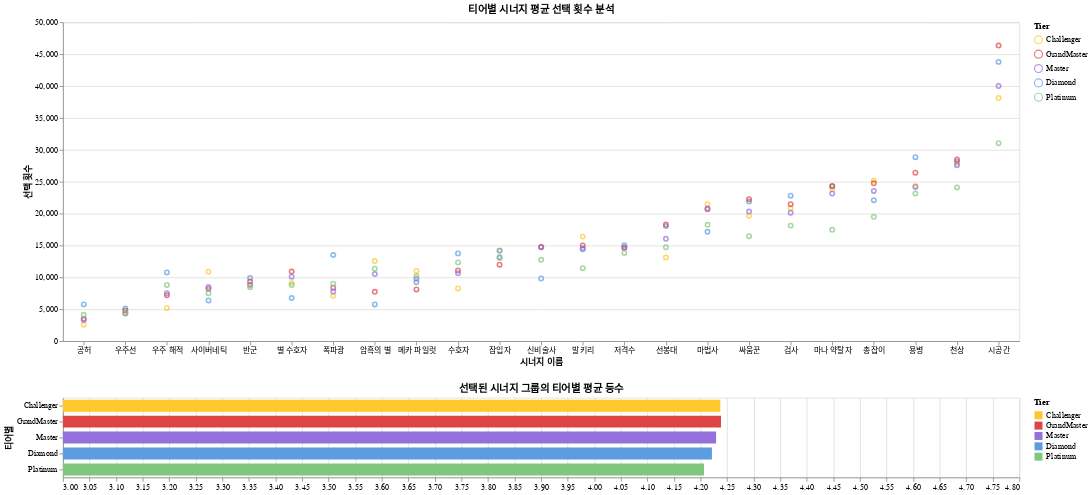

The notebook cell saved with this chart:
### Code cell
import pandas as pd
import numpy as np
import altair as alt 

# 데이터 준비
# 티어 순서 정의 (domain)
tier_domain_order = ['Challenger', 'GrandMaster', 'Master', 'Diamond', 'Platinum']

# 최종 선명한 톤 색상 스케일
tier_colors_scale = alt.Scale(
    domain=tier_domain_order,
    range=['#FFC72C', '#DD4444', '#9370DB', '#5B9DDE', '#7FC77F'] 
)

# 상단: 티어별 시너지 평균 선택 횟수 분석 (스캐터 플롯)

brush = alt.selection_interval() 

points = alt.Chart(synergy_tier_data).mark_point().encode(
    # X축: 'AvgUsageCount' 기준으로 오름차순 정렬 (선택 횟수가 많은 시너지가 오른쪽으로 이동)
    x=alt.X(
        'CombinationName:N', 
        sort=alt.EncodingSortField(field='AvgUsageCount', op='mean', order='ascending'), 
        title='시너지 이름',
        axis=alt.Axis(labelAngle=0)
    ),
    # Y축을 평균 선택 횟수(AvgUsageCount)로 변경
    y=alt.Y(
        'AvgUsageCount:Q', 
        title='선택 횟수'
    ),
    # 색상: 티어별 구분
    color=alt.condition(
        brush, 
        alt.Color('Tier:N', scale=tier_colors_scale),
        alt.value('lightgray')
    ),
    # 툴팁 설정
    tooltip=[
        alt.Tooltip('CombinationName:N', title='시너지'),
        alt.Tooltip('Tier:N', title='티어'),
        alt.Tooltip('AvgUsageCount:Q', title='선택 횟수'),
        alt.Tooltip('AvgPlacement:Q', title='평균 등수')
    ]
).properties(
    title='티어별 시너지 평균 선택 횟수 분석',
    width=1200,  
    height=400
).add_params(brush) 

# 하단: 선택된 시너지의 티어별 평균 등수 (막대 그래프)

# 막대 두께와 높이 축소 디자인 적용
bars = alt.Chart(synergy_tier_data).mark_bar(size=15).encode(    
    y=alt.Y(
        'Tier:N', 
        title='티어별',
        axis=alt.Axis(title='티어별'),
        scale=alt.Scale(domain=tier_domain_order, paddingInner=0.1) # 티어 순서 고정
    ),
    # X축 - 선택된 시너지들의 평균 등수(AvgPlacement의 평균)
    x=alt.X('mean(AvgPlacement):Q', title=None, scale=alt.Scale(domain=[3.0, 4.8])),
    # 색상: 티어별 색상 유지
    color=alt.Color('Tier:N', scale=tier_colors_scale),
    # 툴팁 설정
    tooltip=[
        alt.Tooltip('Tier:N', title='티어'), 
        alt.Tooltip('mean(AvgPlacement):Q', title='평균 등수')
    ]
).properties(
    title='선택된 시너지 그룹의 티어별 평균 등수',
    width=1200,
    height=100 # 높이 축소 디자인 적용
).transform_filter(brush) 

# 상하단 그래프 결합
dplot_interactive = (points & bars).resolve_scale(color='independent')

# HTML 파일 저장
dplot_interactive.save('TFT스캐터플롯_03.html')

# 그래프 출력 
dplot_interactive

### Figure 1 — Vega-Lite specification as saved in the notebook (floating-point values rounded to 4 significant figures)
{"config": {"view": {"continuousWidth": 300, "continuousHeight": 300}}, "vconcat": [{"mark": {"type": "point"}, "encoding": {"color": {"condition": {"param": "param_4", "field": "Tier", "scale": {"domain": ["Challenger", "GrandMaster", "Master", "Diamond", "Platinum"], "range": ["#FFC72C", "#DD4444", "#9370DB", "#5B9DDE", "#7FC77F"]}, "type": "nominal"}, "value": "lightgray"}, "tooltip": [{"field": "CombinationName", "title": "시너지", "type": "nominal"}, {"field": "Tier", "title": "티어", "type": "nominal"}, {"field": "AvgUsageCount", "title": "선택 횟수", "type": "quantitative"}, {"field": "AvgPlacement", "title": "평균 등수", "type": "quantitative"}], "x": {"axis": {"labelAngle": 0}, "field": "CombinationName", "sort": {"field": "AvgUsageCount", "op": "mean", "order": "ascending"}, "title": "시너지 이름", "type": "nominal"}, "y": {"field": "AvgUsageCount", "title": "선택 횟수", "type": "quantitative"}}, "height": 400, "name": "view_4", "title": "티어별 시너지 평균 선택 횟수 분석", "width": 1200}, {"mark": {"type": "bar", "size": 15}, "encoding": {"color": {"field": "Tier", "scale": {"domain": ["Challenger", "GrandMaster", "Master", "Diamond", "Platinum"], "range": ["#FFC72C", "#DD4444", "#9370DB", "#5B9DDE", "#7FC77F"]}, "type": "nominal"}, "tooltip": [{"field": "Tier", "title": "티어", "type": "nominal"}, {"aggregate": "mean", "field": "AvgPlacement", "title": "평균 등수", "type": "quantitative"}], "x": {"aggregate": "mean", "field": "AvgPlacement", "scale": {"domain": [3.0, 4.8]}, "title": null, "type": "quantitative"}, "y": {"axis": {"title": "티어별"}, "field": "Tier", "scale": {"domain": ["Challenger", "GrandMaster", "Master", "Diamond", "Platinum"], "paddingInner": 0.1}, "title": "티어별", "type": "nominal"}}, "height": 100, "title": "선택된 시너지 그룹의 티어별 평균 등수", "transform": [{"filter": {"param": "param_4"}}], "width": 1200}], "data": {"name": "data-a90420f77e87090199011190d022100e"}, "params": [{"name": "param_4", "select": {"type": "interval"}, "views": ["view_4"]}], "resolve": {"scale": {"color": "independent"}}, "$schema": "https://vega.github.io/schema/vega-lite/v5.8.0.json", "datasets": {"data-a90420f77e87090199011190d022100e": [{"Tier": "Challenger", "CombinationName": "검사", "AvgPlacement": 4.435, "AvgUsageCount": 20854}, {"Tier": "Challenger", "CombinationName": "공허", "AvgPlacement": 4.463, "AvgUsageCount": 2567}, {"Tier": "Challenger", "CombinationName": "마나 약탈자", "AvgPlacement": 4.201, "AvgUsageCount": 23850}, {"Tier": "Challenger", "CombinationName": "마법사", "AvgPlacement": 4.262, "AvgUsageCount": 21470}, {"Tier": "Challenger", "CombinationName": "메카 파일럿", "AvgPlacement": 4.394, "AvgUsageCount": 11007}, {"Tier": "Challenger", "CombinationName": "반군", "AvgPlacement": 3.934, "AvgUsageCount": 8765}, {"Tier": "Challenger", "CombinationName": "발키리", "AvgPlacement": 3.988, "AvgUsageCount": 16390}, {"Tier": "Challenger", "CombinationName": "별 수호자", "AvgPlacement": 4.448, "AvgUsageCount": 9137}, {"Tier": "Challenger", "CombinationName": "사이버네틱", "AvgPlacement": 4.415, "AvgUsageCount": 10863}, {"Tier": "Challenger", "CombinationName": "선봉대", "AvgPlacement": 4.527, "AvgUsageCount": 13109}, {"Tier": "Challenger", "CombinationName": "수호자", "AvgPlacement": 4.248, "AvgUsageCount": 8255}, {"Tier": "Challenger", "CombinationName": "시공간", "AvgPlacement": 4.309, "AvgUsageCount": 38124}, {"Tier": "Challenger", "CombinationName": "신비술사", "AvgPlacement": 3.956, "AvgUsageCount": 14788}, {"Tier": "Challenger", "CombinationName": "싸움꾼", "AvgPlacement": 4.423, "AvgUsageCount": 19644}, {"Tier": "Challenger", "CombinationName": "암흑의 별", "AvgPlacement": 4.287, "AvgUsageCount": 12559}, {"Tier": "Challenger", "CombinationName": "용병", "AvgPlacement": 3.975, "AvgUsageCount": 24324}, {"Tier": "Challenger", "CombinationName": "우주 해적", "AvgPlacement": 4.44, "AvgUsageCount": 5204}, {"Tier": "Challenger", "CombinationName": "우주선", "AvgPlacement": 3.452, "AvgUsageCount": 4426}, {"Tier": "Challenger", "CombinationName": "잠입자", "AvgPlacement": 4.306, "AvgUsageCount": 14206}, {"Tier": "Challenger", "CombinationName": "저격수", "AvgPlacement": 4.408, "AvgUsageCount": 14605}, {"Tier": "Challenger", "CombinationName": "천상", "AvgPlacement": 4.29, "AvgUsageCount": 27821}, {"Tier": "Challenger", "CombinationName": "총잡이", "AvgPlacement": 4.3, "AvgUsageCount": 25184}, {"Tier": "Challenger", "CombinationName": "폭파광", "AvgPlacement": 3.994, "AvgUsageCount": 7098}, {"Tier": "Diamond", "CombinationName": "검사", "AvgPlacement": 4.346, "AvgUsageCount": 22811}, {"Tier": "Diamond", "CombinationName": "공허", "AvgPlacement": 4.191, "AvgUsageCount": 5760}, {"Tier": "Diamond", "CombinationName": "마나 약탈자", "AvgPlacement": 4.15, "AvgUsageCount": 24329}, {"Tier": "Diamond", "CombinationName": "마법사", "AvgPlacement": 4.248, "AvgUsageCount": 17150}, {"Tier": "Diamond", "CombinationName": "메카 파일럿", "AvgPlacement": 4.402, "AvgUsageCount": 9237}, {"Tier": "Diamond", "CombinationName": "반군", "AvgPlacement": 4.11, "AvgUsageCount": 9894}, {"Tier": "Diamond", "CombinationName": "발키리", "AvgPlacement": 3.882, "AvgUsageCount": 14420}, {"Tier": "Diamond", "CombinationName": "별 수호자", "AvgPlacement": 4.471, "AvgUsageCount": 6748}, {"Tier": "Diamond", "CombinationName": "사이버네틱", "AvgPlacement": 4.456, "AvgUsageCount": 6382}, {"Tier": "Diamond", "CombinationName": "선봉대", "AvgPlacement": 4.5, "AvgUsageCount": 18036}, {"Tier": "Diamond", "CombinationName": "수호자", "AvgPlacement": 4.289, "AvgUsageCount": 13759}, {"Tier": "Diamond", "CombinationName": "시공간", "AvgPlacement": 4.204, "AvgUsageCount": 43793}, {"Tier": "Diamond", "CombinationName": "신비술사", "AvgPlacement": 3.975, "AvgUsageCount": 9819}, {"Tier": "Diamond", "CombinationName": "싸움꾼", "AvgPlacement": 4.307, "AvgUsageCount": 21886}, {"Tier": "Diamond", "CombinationName": "암흑의 별", "AvgPlacement": 4.346, "AvgUsageCount": 5757}, {"Tier": "Diamond", "CombinationName": "용병", "AvgPlacement": 3.953, "AvgUsageCount": 28844}, {"Tier": "Diamond", "CombinationName": "우주 해적", "AvgPlacement": 4.559, "AvgUsageCount": 10772}, {"Tier": "Diamond", "CombinationName": "우주선", "AvgPlacement": 3.532, "AvgUsageCount": 5123}, {"Tier": "Diamond", "CombinationName": "잠입자", "AvgPlacement": 4.271, "AvgUsageCount": 14195}, {"Tier": "Diamond", "CombinationName": "저격수", "AvgPlacement": 4.209, "AvgUsageCount": 15042}, {"Tier": "Diamond", "CombinationName": "천상", "AvgPlacement": 4.265, "AvgUsageCount": 28153}, {"Tier": "Diamond", "CombinationName": "총잡이", "AvgPlacement": 4.256, "AvgUsageCount": 22096}, {"Tier": "Diamond", "CombinationName": "폭파광", "AvgPlacement": 4.168, "AvgUsageCount": 13493}, {"Tier": "GrandMaster", "CombinationName": "검사", "AvgPlacement": 4.368, "AvgUsageCount": 21482}, {"Tier": "GrandMaster", "CombinationName": "공허", "AvgPlacement": 4.324, "AvgUsageCount": 3504}, {"Tier": "GrandMaster", "CombinationName": "마나 약탈자", "AvgPlacement": 4.154, "AvgUsageCount": 24275}, {"Tier": "GrandMaster", "CombinationName": "마법사", "AvgPlacement": 4.321, "AvgUsageCount": 20686}, {"Tier": "GrandMaster", "CombinationName": "메카 파일럿", "AvgPlacement": 4.48, "AvgUsageCount": 8102}, {"Tier": "GrandMaster", "CombinationName": "반군", "AvgPlacement": 3.886, "AvgUsageCount": 9369}, {"Tier": "GrandMaster", "CombinationName": "발키리", "AvgPlacement": 4.002, "AvgUsageCount": 15008}, {"Tier": "GrandMaster", "CombinationName": "별 수호자", "AvgPlacement": 4.448, "AvgUsageCount": 10909}, {"Tier": "GrandMaster", "CombinationName": "사이버네틱", "AvgPlacement": 4.455, "AvgUsageCount": 8180}, {"Tier": "GrandMaster", "CombinationName": "선봉대", "AvgPlacement": 4.519, "AvgUsageCount": 18287}, {"Tier": "GrandMaster", "CombinationName": "수호자", "AvgPlacement": 4.246, "AvgUsageCount": 11075}, {"Tier": "GrandMaster", "CombinationName": "시공간", "AvgPlacement": 4.245, "AvgUsageCount": 46355}, {"Tier": "GrandMaster", "CombinationName": "신비술사", "AvgPlacement": 4.039, "AvgUsageCount": 14772}, {"Tier": "GrandMaster", "CombinationName": "싸움꾼", "AvgPlacement": 4.371, "AvgUsageCount": 22262}, {"Tier": "GrandMaster", "CombinationName": "암흑의 별", "AvgPlacement": 4.366, "AvgUsageCount": 7727}, {"Tier": "GrandMaster", "CombinationName": "용병", "AvgPlacement": 3.958, "AvgUsageCount": 26407}, {"Tier": "GrandMaster", "CombinationName": "우주 해적", "AvgPlacement": 4.52, "AvgUsageCount": 7195}, {"Tier": "GrandMaster", "CombinationName": "우주선", "AvgPlacement": 3.401, "AvgUsageCount": 4818}, {"Tier": "GrandMaster", "CombinationName": "잠입자", "AvgPlacement": 4.328, "AvgUsageCount": 11990}, {"Tier": "GrandMaster", "CombinationName": "저격수", "AvgPlacement": 4.353, "AvgUsageCount": 14634}, {"Tier": "GrandMaster", "CombinationName": "천상", "AvgPlacement": 4.295, "AvgUsageCount": 28472}, {"Tier": "GrandMaster", "CombinationName": "총잡이", "AvgPlacement": 4.285, "AvgUsageCount": 24753}, {"Tier": "GrandMaster", "CombinationName": "폭파광", "AvgPlacement": 4.123, "AvgUsageCount": 8383}, {"Tier": "Master", "CombinationName": "검사", "AvgPlacement": 4.446, "AvgUsageCount": 20139}, {"Tier": "Master", "CombinationName": "공허", "AvgPlacement": 4.32, "AvgUsageCount": 3323}, {"Tier": "Master", "CombinationName": "마나 약탈자", "AvgPlacement": 4.188, "AvgUsageCount": 23138}, {"Tier": "Master", "CombinationName": "마법사", "AvgPlacement": 4.282, "AvgUsageCount": 20800}, {"Tier": "Master", "CombinationName": "메카 파일럿", "AvgPlacement": 4.384, "AvgUsageCount": 9785}, {"Tier": "Master", "CombinationName": "반군", "AvgPlacement": 3.952, "AvgUsageCount": 8847}, {"Tier": "Master", "CombinationName": "발키리", "AvgPlacement": 4.002, "AvgUsageCount": 14562}, {"Tier": "Master", "CombinationName": "별 수호자", "AvgPlacement": 4.42, "AvgUsageCount": 10110}, {"Tier": "Master", "CombinationName": "사이버네틱", "AvgPlacement": 4.491, "AvgUsageCount": 8484}, {"Tier": "Master", "CombinationName": "선봉대", "AvgPlacement": 4.525, "AvgUsageCount": 16043}, {"Tier": "Master", "CombinationName": "수호자", "AvgPlacement": 4.266, "AvgUsageCount": 10643}, {"Tier": "Master", "CombinationName": "시공간", "AvgPlacement": 4.227, "AvgUsageCount": 40005}, {"Tier": "Master", "CombinationName": "신비술사", "AvgPlacement": 4.009, "AvgUsageCount": 14714}, {"Tier": "Master", "CombinationName": "싸움꾼", "AvgPlacement": 4.309, "AvgUsageCount": 20316}, {"Tier": "Master", "CombinationName": "암흑의 별", "AvgPlacement": 4.346, "AvgUsageCount": 10512}, {"Tier": "Master", "CombinationName": "용병", "AvgPlacement": 3.933, "AvgUsageCount": 24187}, {"Tier": "Master", "CombinationName": "우주 해적", "AvgPlacement": 4.488, "AvgUsageCount": 7521}, {"Tier": "Master", "CombinationName": "우주선", "AvgPlacement": 3.433, "AvgUsageCount": 4320}, {"Tier": "Master", "CombinationName": "잠입자", "AvgPlacement": 4.331, "AvgUsageCount": 13163}, {"Tier": "Master", "CombinationName": "저격수", "AvgPlacement": 4.357, "AvgUsageCount": 14724}, {"Tier": "Master", "CombinationName": "천상", "AvgPlacement": 4.268, "AvgUsageCount": 27567}, {"Tier": "Master", "CombinationName": "총잡이", "AvgPlacement": 4.232, "AvgUsageCount": 23548}, {"Tier": "Master", "CombinationName": "폭파광", "AvgPlacement": 4.064, "AvgUsageCount": 7769}, {"Tier": "Platinum", "CombinationName": "검사", "AvgPlacement": 4.473, "AvgUsageCount": 18116}, {"Tier": "Platinum", "CombinationName": "공허", "AvgPlacement": 4.05, "AvgUsageCount": 4119}, {"Tier": "Platinum", "CombinationName": "마나 약탈자", "AvgPlacement": 4.103, "AvgUsageCount": 17451}, {"Tier": "Platinum", "CombinationName": "마법사", "AvgPlacement": 4.21, "AvgUsageCount": 18248}, {"Tier": "Platinum", "CombinationName": "메카 파일럿", "AvgPlacement": 4.212, "AvgUsageCount": 10158}, {"Tier": "Platinum", "CombinationName": "반군", "AvgPlacement": 4.39, "AvgUsageCount": 8450}, {"Tier": "Platinum", "CombinationName": "발키리", "AvgPlacement": 3.857, "AvgUsageCount": 11438}, {"Tier": "Platinum", "CombinationName": "별 수호자", "AvgPlacement": 4.47, "AvgUsageCount": 8796}, {"Tier": "Platinum", "CombinationName": "사이버네틱", "AvgPlacement": 4.445, "AvgUsageCount": 7508}, {"Tier": "Platinum", "CombinationName": "선봉대", "AvgPlacement": 4.529, "AvgUsageCount": 14720}, {"Tier": "Platinum", "CombinationName": "수호자", "AvgPlacement": 4.395, "AvgUsageCount": 12330}, {"Tier": "Platinum", "CombinationName": "시공간", "AvgPlacement": 4.149, "AvgUsageCount": 31042}, {"Tier": "Platinum", "CombinationName": "신비술사", "AvgPlacement": 3.984, "AvgUsageCount": 12748}, {"Tier": "Platinum", "CombinationName": "싸움꾼", "AvgPlacement": 4.166, "AvgUsageCount": 16450}, {"Tier": "Platinum", "CombinationName": "암흑의 별", "AvgPlacement": 4.211, "AvgUsageCount": 11357}, {"Tier": "Platinum", "CombinationName": "용병", "AvgPlacement": 3.884, "AvgUsageCount": 23139}, {"Tier": "Platinum", "CombinationName": "우주 해적", "AvgPlacement": 4.611, "AvgUsageCount": 8817}, {"Tier": "Platinum", "CombinationName": "우주선", "AvgPlacement": 3.892, "AvgUsageCount": 4398}, {"Tier": "Platinum", "CombinationName": "잠입자", "AvgPlacement": 4.145, "AvgUsageCount": 13031}, {"Tier": "Platinum", "CombinationName": "저격수", "AvgPlacement": 4.221, "AvgUsageCount": 13832}, {"Tier": "Platinum", "CombinationName": "천상", "AvgPlacement": 4.196, "AvgUsageCount": 24100}, {"Tier": "Platinum", "CombinationName": "총잡이", "AvgPlacement": 4.172, "AvgUsageCount": 19495}, {"Tier": "Platinum", "CombinationName": "폭파광", "AvgPlacement": 3.983, "AvgUsageCount": 9009}]}}
